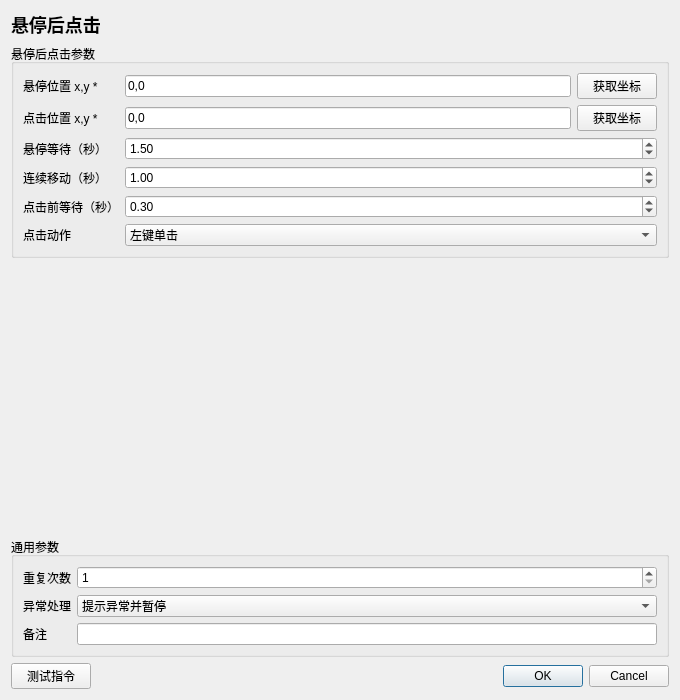
<?xml version="1.0" encoding="UTF-8"?>
<ui version="4.0"><class>InstructionEditor</class><widget class="QDialog" name="InstructionEditor">
<property name="geometry"><rect><x>0</x><y>0</y><width>680</width><height>700</height></rect></property><property name="minimumSize"><size><width>560</width><height>480</height></size></property><property name="windowTitle"><string>悬停后点击</string></property>
<layout class="QVBoxLayout" name="rootLayout">
<item><widget class="QLabel" name="titleLabel"><property name="text"><string>悬停后点击</string></property><property name="styleSheet"><string>font-size: 18px; font-weight: 600;</string></property></widget></item>
<item><widget class="QGroupBox" name="parameterGroupBox"><property name="title"><string>悬停后点击参数</string></property><layout class="QFormLayout" name="parameterFormLayout"><item row="0" column="0"><widget class="QLabel" name="parameterLabel_0"><property name="text"><string>悬停位置 x,y *</string></property></widget></item><item row="0" column="1"><widget class="QWidget" name="parameterContainer_0" native="true"><layout class="QHBoxLayout" name="parameterLayout_0"><property name="leftMargin"><number>0</number></property><property name="topMargin"><number>0</number></property><property name="rightMargin"><number>0</number></property><property name="bottomMargin"><number>0</number></property><item><widget class="QLineEdit" name="parameter_0"><property name="text"><string>0,0</string></property></widget></item><item><widget class="QPushButton" name="auxiliary_0"><property name="text"><string>获取坐标</string></property></widget></item></layout></widget></item>
<item row="1" column="0"><widget class="QLabel" name="parameterLabel_1"><property name="text"><string>点击位置 x,y *</string></property></widget></item><item row="1" column="1"><widget class="QWidget" name="parameterContainer_1" native="true"><layout class="QHBoxLayout" name="parameterLayout_1"><property name="leftMargin"><number>0</number></property><property name="topMargin"><number>0</number></property><property name="rightMargin"><number>0</number></property><property name="bottomMargin"><number>0</number></property><item><widget class="QLineEdit" name="parameter_1"><property name="text"><string>0,0</string></property></widget></item><item><widget class="QPushButton" name="auxiliary_1"><property name="text"><string>获取坐标</string></property></widget></item></layout></widget></item>
<item row="2" column="0"><widget class="QLabel" name="parameterLabel_2"><property name="text"><string>悬停等待（秒）</string></property></widget></item><item row="2" column="1"><widget class="QDoubleSpinBox" name="parameter_2"><property name="decimals"><number>2</number></property><property name="minimum"><double>0</double></property><property name="maximum"><double>3600</double></property><property name="value"><double>1.5</double></property></widget></item>
<item row="3" column="0"><widget class="QLabel" name="parameterLabel_3"><property name="text"><string>连续移动（秒）</string></property></widget></item><item row="3" column="1"><widget class="QDoubleSpinBox" name="parameter_3"><property name="decimals"><number>2</number></property><property name="minimum"><double>0</double></property><property name="maximum"><double>3600</double></property><property name="value"><double>1</double></property></widget></item>
<item row="4" column="0"><widget class="QLabel" name="parameterLabel_4"><property name="text"><string>点击前等待（秒）</string></property></widget></item><item row="4" column="1"><widget class="QDoubleSpinBox" name="parameter_4"><property name="decimals"><number>2</number></property><property name="minimum"><double>0</double></property><property name="maximum"><double>3600</double></property><property name="value"><double>0.3</double></property></widget></item>
<item row="5" column="0"><widget class="QLabel" name="parameterLabel_5"><property name="text"><string>点击动作</string></property></widget></item><item row="5" column="1"><widget class="QComboBox" name="parameter_5"><item><property name="text"><string>左键单击</string></property></item><item><property name="text"><string>左键双击</string></property></item><item><property name="text"><string>右键单击</string></property></item><item><property name="text"><string>中键单击</string></property></item></widget></item></layout></widget></item>
<item><spacer name="verticalSpacer"><property name="orientation"><enum>Qt::Vertical</enum></property><property name="sizeHint" stdset="0"><size><width>20</width><height>20</height></size></property></spacer></item>
<item><widget class="QGroupBox" name="commonGroupBox"><property name="title"><string>通用参数</string></property><layout class="QFormLayout" name="commonFormLayout">
<item row="0" column="0"><widget class="QLabel" name="repeatLabel"><property name="text"><string>重复次数</string></property></widget></item><item row="0" column="1"><widget class="QSpinBox" name="repeatSpinBox"><property name="minimum"><number>1</number></property><property name="maximum"><number>999999</number></property><property name="value"><number>1</number></property></widget></item>
<item row="1" column="0"><widget class="QLabel" name="errorPolicyLabel"><property name="text"><string>异常处理</string></property></widget></item><item row="1" column="1"><widget class="QComboBox" name="errorPolicyComboBox"><item><property name="text"><string>自动跳过</string></property></item><item><property name="text"><string>提示异常并暂停</string></property></item><item><property name="text"><string>提示异常并停止</string></property></item><property name="currentIndex"><number>1</number></property></widget></item>
<item row="2" column="0"><widget class="QLabel" name="noteLabel"><property name="text"><string>备注</string></property></widget></item><item row="2" column="1"><widget class="QLineEdit" name="noteEdit"/></item>
</layout></widget></item>
<item><layout class="QHBoxLayout" name="footerLayout"><item><widget class="QPushButton" name="testButton"><property name="text"><string>测试指令</string></property></widget></item><item><spacer name="footerSpacer"><property name="orientation"><enum>Qt::Horizontal</enum></property><property name="sizeHint" stdset="0"><size><width>40</width><height>20</height></size></property></spacer></item><item><widget class="QDialogButtonBox" name="buttonBox"><property name="standardButtons"><set>QDialogButtonBox::Cancel|QDialogButtonBox::Ok</set></property></widget></item></layout></item>
</layout></widget><resources/><connections/></ui>
